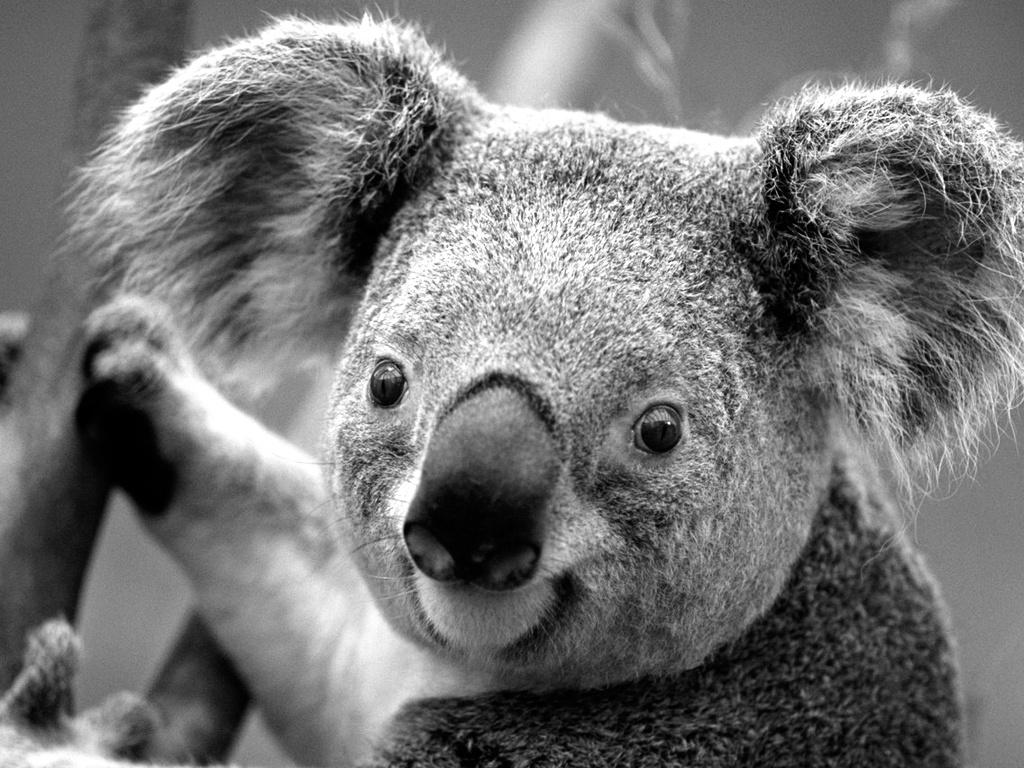

The script that saved this image:
import scipy.misc
from scipy.misc.pilutil import Image
#membuka image baru dan mengkonversinya ke Grayscale
var_gambar = Image.open("test_2.jpg").convert('L')
#Konversi ke Array
var_hasil1 = scipy.misc.fromimage(var_gambar)
#Perlihatkan Nilai Array
#temukan nilai maksimun dan minimun pixel
#Nilai Maksimal Pixel
var_b = var_hasil1.max()
#Nilai Minimum pada Pixel 
var_a = var_hasil1.min()
#konversi hasil1 ke int
var_c = var_hasil1.astype(int)
#transformasi Contrast Stretching
var_hasil2 = (var_c-var_a)*255/(var_b-var_a)
#konversi dari Array ke Image
var_gambar_hasil = scipy.misc.toimage(var_hasil2)
var_gambar_hasil.save("test_3.jpg")
print ("nilai hasil1",var_hasil1)
print ("nilai pixel minimum adalah:",var_a)
print ("nilai pixel maximal adalah:",var_b)
print ('nilai c adalah:',var_c)
print (var_hasil2)
